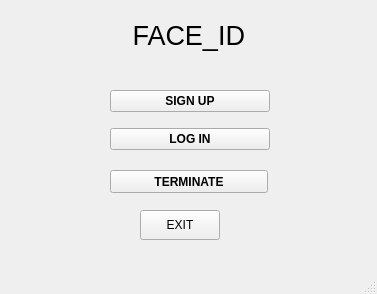
<?xml version="1.0" encoding="UTF-8"?>
<ui version="4.0">
 <class>MainWindow</class>
 <widget class="QMainWindow" name="MainWindow">
  <property name="geometry">
   <rect>
    <x>0</x>
    <y>0</y>
    <width>377</width>
    <height>294</height>
   </rect>
  </property>
  <property name="windowTitle">
   <string>FaceID</string>
  </property>
  <property name="windowIcon">
   <iconset>
    <normaloff>FaceID.png</normaloff>FaceID.png</iconset>
  </property>
  <widget class="QWidget" name="centralwidget">
   <widget class="QWidget" name="verticalLayoutWidget">
    <property name="geometry">
     <rect>
      <x>110</x>
      <y>80</y>
      <width>160</width>
      <height>80</height>
     </rect>
    </property>
    <layout class="QVBoxLayout" name="verticalLayout">
     <item>
      <widget class="QPushButton" name="Button_signin">
       <property name="font">
        <font>
         <weight>75</weight>
         <bold>true</bold>
        </font>
       </property>
       <property name="text">
        <string>SIGN UP</string>
       </property>
      </widget>
     </item>
     <item>
      <widget class="QPushButton" name="Button_login">
       <property name="font">
        <font>
         <weight>75</weight>
         <bold>true</bold>
        </font>
       </property>
       <property name="text">
        <string>LOG IN</string>
       </property>
       <property name="checkable">
        <bool>false</bool>
       </property>
      </widget>
     </item>
    </layout>
   </widget>
   <widget class="QLabel" name="label">
    <property name="geometry">
     <rect>
      <x>110</x>
      <y>10</y>
      <width>161</width>
      <height>51</height>
     </rect>
    </property>
    <property name="font">
     <font>
      <pointsize>20</pointsize>
      <weight>50</weight>
      <bold>false</bold>
     </font>
    </property>
    <property name="text">
     <string>   FACE_ID</string>
    </property>
   </widget>
   <widget class="QPushButton" name="pushButton_exit">
    <property name="geometry">
     <rect>
      <x>140</x>
      <y>210</y>
      <width>80</width>
      <height>30</height>
     </rect>
    </property>
    <property name="text">
     <string>EXIT</string>
    </property>
   </widget>
   <widget class="QPushButton" name="Butto_terminate">
    <property name="geometry">
     <rect>
      <x>110</x>
      <y>170</y>
      <width>158</width>
      <height>23</height>
     </rect>
    </property>
    <property name="font">
     <font>
      <weight>75</weight>
      <bold>true</bold>
     </font>
    </property>
    <property name="text">
     <string>TERMINATE</string>
    </property>
    <property name="checkable">
     <bool>false</bool>
    </property>
   </widget>
  </widget>
  <widget class="QStatusBar" name="statusbar"/>
 </widget>
 <resources/>
 <connections>
  <connection>
   <sender>Button_login</sender>
   <signal>clicked()</signal>
   <receiver>MainWindow</receiver>
   <slot>face_recog()</slot>
   <hints>
    <hint type="sourcelabel">
     <x>261</x>
     <y>148</y>
    </hint>
    <hint type="destinationlabel">
     <x>325</x>
     <y>162</y>
    </hint>
   </hints>
  </connection>
  <connection>
   <sender>Button_signin</sender>
   <signal>clicked()</signal>
   <receiver>MainWindow</receiver>
   <slot>button_Save()</slot>
   <hints>
    <hint type="sourcelabel">
     <x>116</x>
     <y>111</y>
    </hint>
    <hint type="destinationlabel">
     <x>333</x>
     <y>113</y>
    </hint>
   </hints>
  </connection>
  <connection>
   <sender>pushButton_exit</sender>
   <signal>clicked()</signal>
   <receiver>MainWindow</receiver>
   <slot>exit()</slot>
   <hints>
    <hint type="sourcelabel">
     <x>216</x>
     <y>221</y>
    </hint>
    <hint type="destinationlabel">
     <x>274</x>
     <y>219</y>
    </hint>
   </hints>
  </connection>
  <connection>
   <sender>Butto_terminate</sender>
   <signal>clicked()</signal>
   <receiver>MainWindow</receiver>
   <slot>button_Terminate()</slot>
   <hints>
    <hint type="sourcelabel">
     <x>123</x>
     <y>175</y>
    </hint>
    <hint type="destinationlabel">
     <x>116</x>
     <y>232</y>
    </hint>
   </hints>
  </connection>
 </connections>
 <slots>
  <slot>face_recog()</slot>
  <slot>button_Save()</slot>
  <slot>exit()</slot>
  <slot>button_Terminate()</slot>
 </slots>
</ui>
